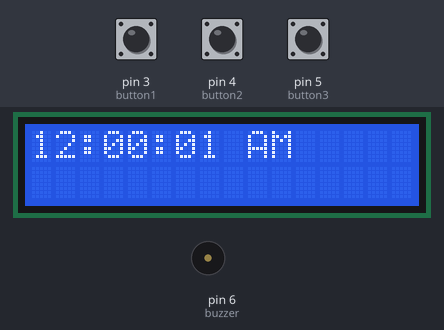
Recording of a sketch running on a simulated Arduino Uno, built with avr-gcc and run on an emulated ATmega328P. Parts: 16×2 character LCD, buzzer (waves = sounding, pin HIGH). Inputs (shaded band) come from the test bench; at power-on: pin 3 (button1) HIGH, pin 4 (button2) HIGH, pin 5 (button3) HIGH.

Above: at 1.2 s.
1.3 s: pin 3 (button1) pulled LOW for 0.15 s
At 2.6 s:
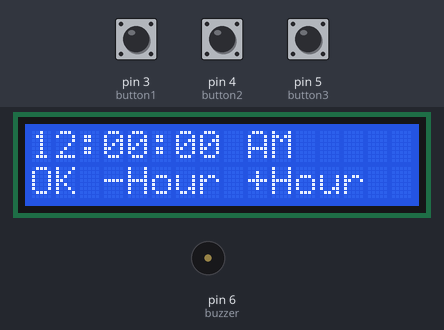
3.1 s: pin 3 (button1) pulled LOW for 3.2 s
At 7.6 s:
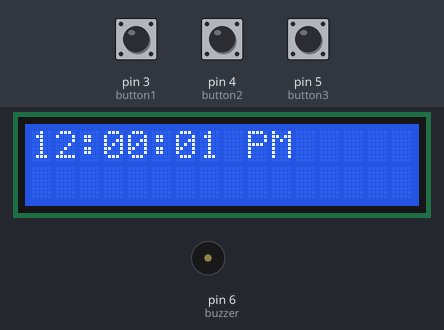
7.8 s: pin 4 (button2) pulled LOW for 1 s
At 9.3 s:
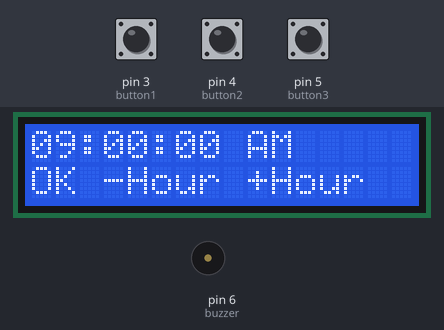
10.3 s: pin 3 (button1) pulled LOW for 1 s
At 12.0 s:
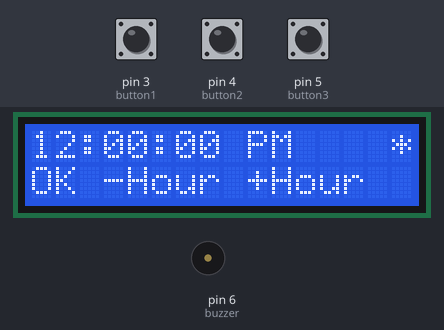
13.0 s: pin 3 (button1) pulled LOW for 0.15 s
At 13.6 s:
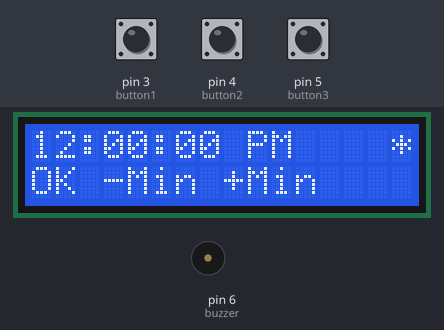
14.8 s: pin 3 (button1) pulled LOW for 0.15 s
At 16.1 s:
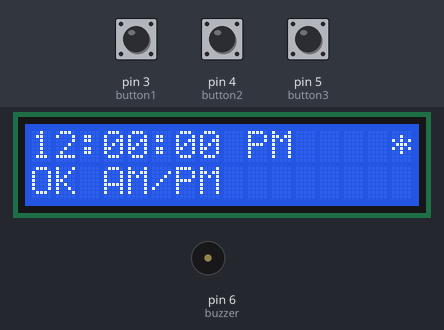
Timing chart, 0 to 17.6 s (numbered marks = the images above; inputs shaded):
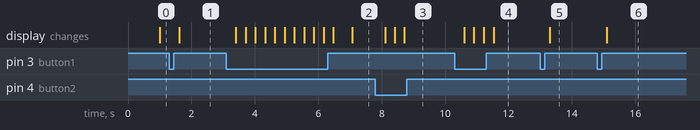

Measured:
- after the input at 1.3 s, the display: changes after 0.31 s (image 1)
- after the input at 3.1 s, the display: first changes after 0.31 s (image 2 shows a later state)
- after the input at 7.8 s, the display: first changes after 0.32 s (image 3 shows a later state)
- after the input at 10.3 s, the display: first changes after 0.31 s (image 4 shows a later state)
- after the input at 13.0 s, the display: changes after 0.31 s (image 5)
- after the input at 14.8 s, the display: changes after 0.30 s (image 6)

The sketch:

alarmClock.ino
```cpp
/******************************************************************************
 *  Program: Arduino Alarm Clock
 *  Programmer: Adam Guidarini
 *  file: alarmClock.ino
 *
 *  Purpose: Creates an alarm clock
 *
 *  Required Hardware:
 *    Arduino/Elegoo Uno R3
 *    Active Buzzer
 *    LCD1602 (with pin header)
 *    830 Tie-Points Breadboard
 *    Button (3)
 *    Potentionmeter 10k
 *    M - to - F Wires (2)
 *    M - to - M Wires (24)
 ******************************************************************************/

#include<LiquidCrystal.h>
#include<stdint.h>
#include<string.h>

// Offset for Arduino drifting from real time
#define OFFSET 53

// Set up LCD
// Values passed to LCD are pins on Arduino
LiquidCrystal lcd(7,8,9,10,11,12);

// Vars for time
unsigned long millisec = 0;
uint8_t seconds = 0;
uint8_t minutes = 0;
uint8_t hours = 12;

// AM/PM controls
char amPM[3] = "AM";
bool amPmFlag = 0; // 0 = not changed, 1 = changed

// Vars for alarm time
bool alarm = 0;
uint8_t alarmMin = 0;
uint8_t alarmHour = 0;
char alarmAmPm[3] = "AM";

// Button setup
const uint8_t button1 = 3;
const uint8_t button2 = 4;
const uint8_t button3 = 5;

// Buzzer pin
const uint8_t buzzer = 6;

// Records time in secods since start of program at beginning of loop
volatile unsigned long currentMillis = 0;
unsigned long prevMillis = 0;

/**
 * Initializations to perform at startup
 ********************************************************************************/
void setup()
{
  lcd.begin(16,2);
  pinMode(buzzer, OUTPUT);
  pinMode(button1, INPUT_PULLUP);
  pinMode(button2, INPUT_PULLUP);
  pinMode(button3, INPUT_PULLUP);
}

/**
 * Main function performs actions in a loop while powered on
 ********************************************************************************/
void loop()
{

  currentMillis = millis();

  // Update values of minutes, hours, amPM, and amPmFlag
  updateTimes();

  // Check for user input
  inputCheck();

  // Check for alarm
  if(alarm && (alarmHour == hours) && (alarmMin == minutes) && (!strcmp(amPM, alarmAmPm)))
    soundTheAlarm();

  // Print time
  printTime(hours, minutes, seconds, amPM);

  prevMillis = currentMillis;
}
```

alarmControls.ino
```cpp
/********************************************************************************
 * Program: Arduino Alarm Clock
 * Programmer: Adam Guidarini
 * file: alarmControls.ino
 *
 * Purpose: Set, cancel, and turn off alarm.
 ********************************************************************************/

/**
 * Controls buzzer to set the alarm on and off 3 times
 ********************************************************************************/
void soundTheAlarm()
{
  digitalWrite(buzzer, HIGH);

  safe_delay(800);

  digitalWrite(buzzer, LOW);
}

/**
 * Allows user to set or change alarm with buttons
 ********************************************************************************/
void setAlarm()
{
  // Set hour of alarm to 12, prevents setting an alarm at hour 0
  alarmHour = 12;

  wipeBottom();
  printTime(alarmHour, alarmMin, 0, alarmAmPm);

  changeHour(alarmHour);
  safe_delay(300);

  changeMinute(alarmMin);
  safe_delay(300);

  updateAlarmAmPm();
  safe_delay(300);

  wipeBottom();

  alarm = 1;
  alarmSetIndicator(alarm);
}

/**
 * Allows user to choose between AM or PM for alarm
 ********************************************************************************/
void updateAlarmAmPm()
{
  changeAmPmMessage();

  lcd.setCursor(9,0);
  lcd.print(alarmAmPm);

  while(true)
  {
    printTime(alarmHour, alarmMin, 0, alarmAmPm);

    if (digitalRead(button1) == LOW)
      return;

    if (digitalRead(button2) == LOW)
    {
      if(alarmAmPm[0] == 'A')
        alarmAmPm[0] = 'P';
      else
        alarmAmPm[0] = 'A';

      lcd.setCursor(9,0);
      lcd.print(alarmAmPm);

      safe_delay(300);
    }
  }
}

/**
 * Allows user to toggle alarm on or off
 ********************************************************************************/
void toggleAlarm()
{
  if (alarm)
  {
    alarm = 0;
    alarmSetIndicator(alarm);
  }
  else if (!alarm)
  {
    if (!alarmHour)
      return;
    else
    {
      alarm = 1;
      alarmSetIndicator(alarm);
    }
  }
}
```

timeControlMessages.ino
```cpp
/********************************************************************************
 * Program: Arduino Alarm Clock
 * Programmer: Adam Guidarini
 * file: timeControlMessages.ino
 *
 * Purpose: Gives users messages for time controls
 ********************************************************************************/

/**
 * Clear bottom row of LCD
 ********************************************************************************/
void wipeBottom()
{
  for (int i = 0; i < 16; i++)
  {
    lcd.setCursor( i, 1);
    lcd.print(' ');
  }
}

/**
 * Print message for hour change controls
 ********************************************************************************/
void changeHourMessage()
{
  wipeBottom();
  lcd.setCursor(0,1);
  lcd.print("OK -Hour +Hour");
}

/**
 * Print message for minute change controls
 ********************************************************************************/
void changeMinuteMessage()
{
  wipeBottom();
  lcd.setCursor(0,1);
  lcd.print("OK -Min +Min");
}

/**
 * Print message for AM/PM change controls
 ********************************************************************************/
void changeAmPmMessage()
{
  wipeBottom();
  lcd.setCursor(0,1);
  lcd.print("OK AM/PM");
}

/**
 * Toggle alarm set indicator
 ********************************************************************************/
void alarmSetIndicator(bool alarmStatus)
{
  if (alarmStatus)
  {
    lcd.setCursor(15, 0);
    lcd.print('*');
  }
  else if (!alarmStatus)
  {
    lcd.setCursor(15, 0);
    lcd.print(' ');
  }
}
```

timeDisplay.ino
```cpp
/********************************************************************************
 * Program: Arduino Alarm Clock
 * Programmer: Adam Guidarini
 * file: timeManagement.ino
 *
 * Purpose: Keep track of time and print time to display
 ********************************************************************************/

/**
 * Prints 2 digit time unit to LCD display
 *
 * @param t Time passed to for printing
 * @param cursorRow Row of display to start printing from
 ********************************************************************************/
void printTimeUnit(unsigned int t, int cursorRow)
{
  if (t < 10)
  {
    lcd.setCursor(cursorRow,0);
    lcd.print(0);
    lcd.setCursor(cursorRow + 1,0);
    lcd.print(t);
  }
  else
  {
    lcd.setCursor(cursorRow,0);
    lcd.print(t);
  }
}

/**
 * Prints current values of hours, minutes, and seconds to LCD
 *
 * @param hr The hour to display
 * @param mn The minute to display
 * @param sec The second to display
 * @param ap the AM or PM string to display
 ********************************************************************************/
void printTime(unsigned int hr, unsigned int mn, unsigned long sec, char ap[])
{
  // Print hour
  printTimeUnit(hr, 0);

  // Print :
  lcd.setCursor(2,0);
  lcd.print(':');

  // Print minutes
  printTimeUnit(mn, 3);

  // Print :
  lcd.setCursor(5,0);
  lcd.print(':');

  // Print seconds
  printTimeUnit(sec, 6);

  // Print AM or PM
  lcd.setCursor(9, 0);
  lcd.print(ap);
}

/**
 * Updates value of first
 ********************************************************************************/
void updateAmPm()
{
  if (amPM[0] == 'A')
    amPM[0] = 'P';
  else
    amPM[0] = 'A';
}

/**
 * Update values of millisecs, seconds, minutes, hours, amPM, and amPmFlag
 ********************************************************************************/
void updateTimes()
{
  // Updates milliseconds

  // Check for rollover
  if (currentMillis < prevMillis)
    millisec += (currentMillis + (0xffffffff - prevMillis));
  else
    millisec += currentMillis - prevMillis;


  while (millisec >= 1000)
  {
    seconds++;
    millisec -= 1000;
  }

  // Update seconds
  while (seconds >= 60)
  {
    minutes++;
    seconds -= 60;
    // Add in millliseconds to account for Arduino running slow
    millisec += OFFSET;
  }

  // Update minutes
  while (minutes >= 60)
  {
    hours++;
    minutes -= 60;
  }

  // Update AM/PM
  if (hours == 12 && !minutes && !(seconds) && amPmFlag)
  {
    updateAmPm();
    amPmFlag = 0;
  }

  // Reset AM/PM flag
  if (hours == 12 && !minutes && (seconds) == 1)
  {
    amPmFlag = 1;
  }

  // Set hours back to 1 if greater than 12
  while(hours > 12)
  {
    hours -= 12;
  }
}
```

timeManagement.ino
```cpp
/********************************************************************************
 * Program: Arduino Alarm Clock
 * Programmer: Adam Guidarini
 * file: timeManagement.ino
 *
 * Purpose: Allows user to use the 3 buttons to change time
 ********************************************************************************/

 /**
 * Changes time on LCD in orderd: hours, minutes, AM/PM
 ********************************************************************************/
void changeTime()
{
  wipeBottom();
  seconds = 0;
  printTime(hours, minutes, seconds, amPM);

  // Update Hours
  changeHour(hours);
  safe_delay(300);

  //Update Minutes
  changeMinute(minutes);
  safe_delay(300);

  // Update AM/PM
  changeAmPm();
  safe_delay(300);

  wipeBottom();

  // Ensure seconds is set to 0
  seconds = 0;
  currentMillis = millis();
}

/**
 * Allows user to change hour with buttons
 *
 * @param hour The hour
 ********************************************************************************/
void changeHour(uint8_t& hour)
{
  changeHourMessage();
  while(true)
  {
    if (digitalRead(button1) == LOW)
      break;

    if (digitalRead(button2) == LOW)
    {
      hour--;

      if (hour == 0)
        hour += 12;

      printTimeUnit(hour, 0);
      safe_delay(300);
    }

    if (digitalRead(button3) == LOW)
    {
      hour++;

      if (hour > 12)
        hour -= 12;

      printTimeUnit(hour, 0);
      safe_delay(300);
    }
  }
}

/**
 * Allows user to change minute with buttons
 *
 * @param minute The minute value to use for initializing
 *
 * @return the new value for the minute after
 ********************************************************************************/
void changeMinute(uint8_t& minute)
{
  changeMinuteMessage();
  while(true)
  {
    if (digitalRead(button1) == LOW)
      break;

    if (digitalRead(button2) == LOW)
    {
      if (minute == 0)
        minute = 59;
      else
        minute--;

      printTimeUnit(minute, 3);
      safe_delay(300);
    }

    if (digitalRead(button3) == LOW)
    {
      minute++;

      if(minute >= 60)
        minute = 0;

      printTimeUnit(minute, 3);
      safe_delay(300);
    }
  }
}

/**
 * Allow user to change AM/PM with buttons
 ********************************************************************************/
void changeAmPm()
{
  changeAmPmMessage();
  while(true)
  {
    if (digitalRead(button1) == LOW)
      break;

    if (digitalRead(button2) == LOW)
    {
      updateAmPm();
      printTime(hours, minutes, seconds, amPM);
      safe_delay(300);
    }
  }
}
```

userInputHandler.ino
```cpp
/********************************************************************************
 * Program: Arduino Alarm Clock
 * Programmer: Adam Guidarini
 * file: userInputHandler.ino
 *
 * Purpose: Allows user to use the 3 buttons control clock
 ********************************************************************************/

/**
 * Determine which, if any button is pressed
 ********************************************************************************/
void inputCheck()
{
  // Change time
  if (digitalRead(button1) == LOW)
  {
    safe_delay(300);
    changeTime();
  }

  // Set Alarm
  if (digitalRead(button2) == LOW)
  {
    safe_delay(300);
    setAlarm();
  }

  // Enable/disable alarm if set
  if (digitalRead(button3) == LOW)
  {
    safe_delay(300);
    toggleAlarm();
  }
}

/**
 * Similar to delay, but instead of halting execution it enters a loop
 * until the number of milliseconds passed to it have passed.
 *
 * @param offset The number of milliseconds for which the program will be stopped
 ********************************************************************************/
void safe_delay(unsigned int offset)
{
  unsigned long startMillis = millis();
  unsigned long endTime = startMillis + offset;

  if (endTime < startMillis)
    while ((millis() < endTime) && (millis() < 0xffffffff));
  else
    while (millis() < endTime);
}
```
